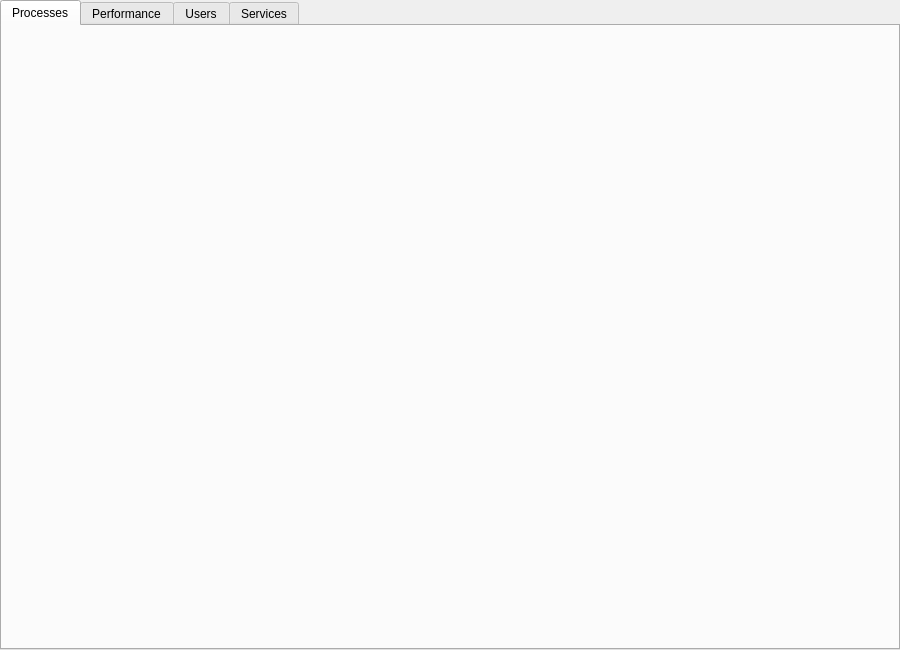
<?xml version="1.0" encoding="UTF-8"?>
<ui version="4.0">
 <class>MainWindow</class>
 <widget class="QMainWindow" name="MainWindow">
  <property name="geometry">
   <rect>
    <x>0</x>
    <y>0</y>
    <width>900</width>
    <height>650</height>
   </rect>
  </property>
  <property name="windowTitle">
   <string>Tux Manager</string>
  </property>
  <widget class="QWidget" name="centralwidget">
   <layout class="QVBoxLayout" name="verticalLayout">
    <property name="leftMargin">
     <number>0</number>
    </property>
    <property name="topMargin">
     <number>0</number>
    </property>
    <property name="rightMargin">
     <number>0</number>
    </property>
    <property name="bottomMargin">
     <number>0</number>
    </property>
    <item>
     <widget class="QTabWidget" name="tabWidget">
      <property name="currentIndex">
       <number>0</number>
      </property>
      <widget class="QWidget" name="processesTab">
       <attribute name="title">
        <string>Processes</string>
       </attribute>
       <layout class="QVBoxLayout" name="processesLayout">
        <property name="leftMargin">
         <number>0</number>
        </property>
        <property name="topMargin">
         <number>0</number>
        </property>
        <property name="rightMargin">
         <number>0</number>
        </property>
        <property name="bottomMargin">
         <number>0</number>
        </property>
       </layout>
      </widget>
      <widget class="QWidget" name="performanceTab">
       <attribute name="title">
        <string>Performance</string>
       </attribute>
       <layout class="QVBoxLayout" name="performanceLayout">
        <property name="leftMargin">
         <number>0</number>
        </property>
        <property name="topMargin">
         <number>0</number>
        </property>
        <property name="rightMargin">
         <number>0</number>
        </property>
        <property name="bottomMargin">
         <number>0</number>
        </property>
       </layout>
      </widget>
      <widget class="QWidget" name="usersTab">
       <attribute name="title">
        <string>Users</string>
       </attribute>
       <layout class="QVBoxLayout" name="usersLayout">
        <property name="leftMargin">
         <number>0</number>
        </property>
        <property name="topMargin">
         <number>0</number>
        </property>
        <property name="rightMargin">
         <number>0</number>
        </property>
        <property name="bottomMargin">
         <number>0</number>
        </property>
       </layout>
      </widget>
      <widget class="QWidget" name="servicesTab">
       <attribute name="title">
        <string>Services</string>
       </attribute>
       <layout class="QVBoxLayout" name="servicesLayout">
        <property name="leftMargin">
         <number>0</number>
        </property>
        <property name="topMargin">
         <number>0</number>
        </property>
        <property name="rightMargin">
         <number>0</number>
        </property>
        <property name="bottomMargin">
         <number>0</number>
        </property>
       </layout>
      </widget>
     </widget>
    </item>
   </layout>
  </widget>
  <widget class="QMenuBar" name="menubar">
   <property name="geometry">
    <rect>
     <x>0</x>
     <y>0</y>
     <width>900</width>
     <height>37</height>
    </rect>
   </property>
  </widget>
 </widget>
 <resources/>
 <connections/>
</ui>
